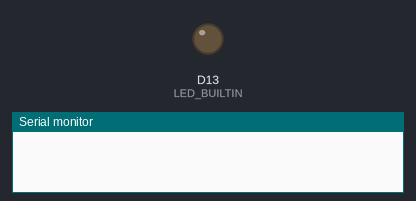
This sketch was run on a simulated Arduino Nano 33 IoT. Parts: output pins drawn as LEDs (lit = HIGH), the last lines printed to the serial monitor. Nothing arrives over Bluetooth unless stated.

Above: at 0.0 s.
At 11.5 s:
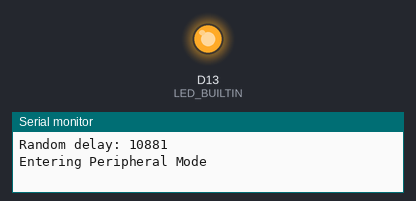
Timing chart, 0 to 13.0 s (numbered marks = the images above):
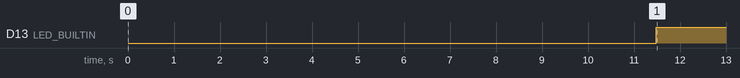

Measured:
- by itself, D13 (LED_BUILTIN): LOW → HIGH at 11.5 s

The sketch:

Node.ino
```cpp
#include <ArduinoBLE.h>

#define BLE_UUID_IDANDENABLE_SERVICE        "59920589-d782-492d-8beb-0d211d66312f"
#define BLE_UUID_DATA_SERVICE               "19B10000-E8F2-537E-4F6C-D104768A1214"
#define BLE_UUID_SELF_SERVICE               "19A75601-A3C1-937D-8B5E-A483929A1832"

#define BLE_UUID_ENABLE                     "2134"

#define BLE_UUID_IR0                        "271C"
#define BLE_UUID_IR120                      "2F21"
#define BLE_UUID_IR240                      "2A65"
#define BLE_UUID_COMP                       "2245"
#define BLE_UUID_TIME                       "2703"

#define BLE_UUID_SELFIR0                        "351F"
#define BLE_UUID_SELFIR120                      "3F76"
#define BLE_UUID_SELFIR240                      "7A98"
#define BLE_UUID_SELFCOMP                       "5678"
#define BLE_UUID_SELFTIME                       "9023"

#define FLOATING_PIN1 A7
#define FLOATING_PIN2 A6

BLEService IDandEnableService( BLE_UUID_IDANDENABLE_SERVICE );
BLEService DataService( BLE_UUID_DATA_SERVICE );
BLEService SelfService( BLE_UUID_SELF_SERVICE );

BLEUnsignedLongCharacteristic enableCharacteristic(BLE_UUID_ENABLE, BLEWrite|BLERead);

BLEUnsignedLongCharacteristic timeCharacteristic( BLE_UUID_TIME, BLEWrite|BLERead);
BLEUnsignedLongCharacteristic ir0Characteristic( BLE_UUID_IR0, BLEWrite|BLERead);
BLEUnsignedLongCharacteristic ir120Characteristic( BLE_UUID_IR120, BLEWrite|BLERead);
BLEUnsignedLongCharacteristic ir240Characteristic( BLE_UUID_IR240, BLEWrite|BLERead);
BLEUnsignedLongCharacteristic compCharacteristic( BLE_UUID_COMP, BLEWrite|BLERead);

BLEUnsignedLongCharacteristic selftimeCharacteristic( BLE_UUID_SELFTIME, BLEWrite|BLERead);
BLEUnsignedLongCharacteristic selfir0Characteristic( BLE_UUID_SELFIR0, BLEWrite|BLERead);
BLEUnsignedLongCharacteristic selfir120Characteristic( BLE_UUID_SELFIR120, BLEWrite|BLERead);
BLEUnsignedLongCharacteristic selfir240Characteristic( BLE_UUID_SELFIR240, BLEWrite|BLERead);
BLEUnsignedLongCharacteristic selfcompCharacteristic( BLE_UUID_SELFCOMP, BLEWrite|BLERead);

void setup() {
  Serial.begin(9600);
  while (!Serial);

  pinMode(LED_BUILTIN, OUTPUT);

  // begin initialization
  if (!BLE.begin()) {
    Serial.println("starting BLE failed!");
    while (1);
  }
}

void loop() {
  BLE.setDeviceName("IRNode");
  BLE.setLocalName("IRNode");
  BLE.scanForUuid( BLE_UUID_DATA_SERVICE );

  //Rand Delay and ID
  unsigned long start = millis();
  unsigned long rand1 = analogRead( FLOATING_PIN1 )/6;
  unsigned long rand2 = analogRead( FLOATING_PIN2 )/4;
  unsigned long randDelay = rand1*rand2+1;
  Serial.print("Random delay: "); Serial.println(randDelay);
  while((millis() - start) < randDelay);


  /////////////////Central/////////////////
  int trials = 6000;
  unsigned long enable = 0;
  for(int i = 0; i < trials; i++){
    BLEDevice peripheral = BLE.available();
    if(peripheral){ //Central
      if (peripheral.localName() != "IRNode") {
        return;
      }
      BLE.stopScan();
      digitalWrite(LED_BUILTIN, LOW);
      Serial.println("Entering Central Mode");
      while(1){
        if(peripheral.connect()){
          while(!peripheral.discoverAttributes());
          Serial.println("Connected");
          BLECharacteristic ENABLE = peripheral.characteristic(BLE_UUID_ENABLE);
          BLECharacteristic IR = peripheral.characteristic(BLE_UUID_IR0);
          BLECharacteristic TIME = peripheral.characteristic(BLE_UUID_TIME);
          while(peripheral.connected()){
            unsigned long measurement = 0;
            unsigned long timemeasurement = 0;
            IR.writeValue(measurement); // <----------------------------Write values in here
            TIME.writeValue(timemeasurement); // <----------------------------Write values in here
            ENABLE.readValue(enable); // <----------------------Read values here
            Serial.println(enable);
          }
        }
        else{
          Serial.println("Failed to connect!");
          continue;
        }
      }
    }
  }


    /////////////////Peripheral///////////////////
    BLE.stopScan();
    digitalWrite(LED_BUILTIN, HIGH);
    Serial.println("Entering Peripheral Mode");

    BLE.setAdvertisedService( DataService );
    BLE.setAdvertisedServiceUuid( BLE_UUID_DATA_SERVICE );

    IDandEnableService.addCharacteristic( enableCharacteristic );

    DataService.addCharacteristic( timeCharacteristic );
    DataService.addCharacteristic( ir0Characteristic );
    DataService.addCharacteristic( ir120Characteristic );
    DataService.addCharacteristic( ir240Characteristic );
    DataService.addCharacteristic( compCharacteristic );

    SelfService.addCharacteristic( selftimeCharacteristic );
    SelfService.addCharacteristic( selfir0Characteristic );
    SelfService.addCharacteristic( selfir120Characteristic );
    SelfService.addCharacteristic( selfir240Characteristic );
    SelfService.addCharacteristic( selfcompCharacteristic );

    BLE.addService( IDandEnableService );
    BLE.addService( DataService );
    BLE.addService( SelfService );

    enableCharacteristic.writeValue( 0 );
    timeCharacteristic.writeValue( 0 );
    ir0Characteristic.writeValue( 0 );
    BLE.advertise();

    start = millis();
    while(1){
      BLE.poll();

      if((millis()-start) > 1000){    //<----------------------------Set timer
        enableCharacteristic.writeValue(0); //<----------------------------Alternate your emitter + Read/Write Stuff
        start = millis();
      }
      else{
        enableCharacteristic.writeValue(1);      //<----------------------------Alternate your emitter + Read/Write Stuff
      }

      BLE.setDeviceName("IRNode");
      BLE.setLocalName("IRNode");
      BLE.setAdvertisedService( DataService );
      BLE.setAdvertisedServiceUuid( BLE_UUID_DATA_SERVICE );
      BLE.advertise();
    }
}
```
